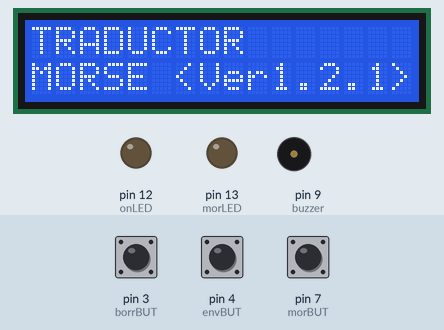
Simulated run of this sketch. Board: Arduino Uno, built with avr-gcc and run on an emulated ATmega328P. Shown: 16×2 character LCD, output pins drawn as LEDs (lit = HIGH), buzzer (waves = sounding). The inputs (shaded band) are chosen by the test bench; at power-on: pin 7 (morBUT) LOW, pin 4 (envBUT) LOW, pin 3 (borrBUT) LOW. What the sketch prints to the serial monitor is not drawn.

Above: at 0.3 s.
1.6 s: pin 7 (morBUT) pulled HIGH for 0.15 s
At 2.1 s:
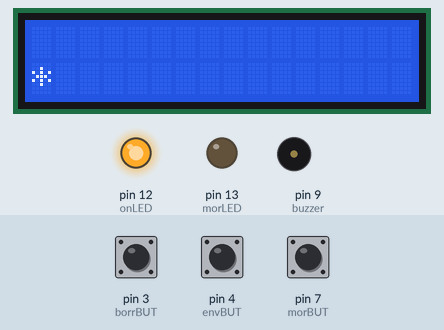
4.7 s: pin 4 (envBUT) pulled HIGH for 0.15 s
At 5.6 s:
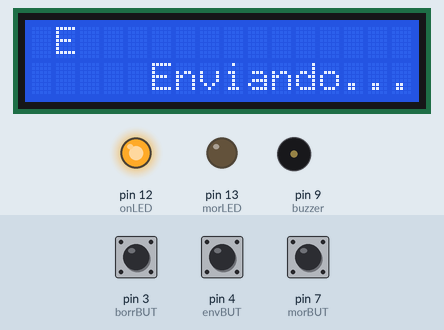
7.8 s: pin 7 (morBUT) pulled HIGH for 3.2 s
At 12.1 s:
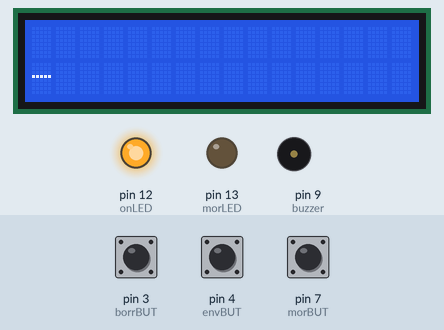
14.0 s: pin 4 (envBUT) pulled HIGH for 3.2 s
At 15.8 s:
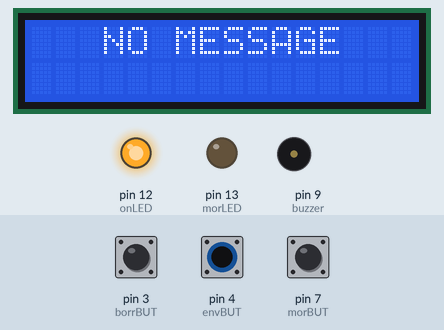
19.5 s: pin 3 (borrBUT) pulled HIGH for 3.2 s
At 19.8 s:
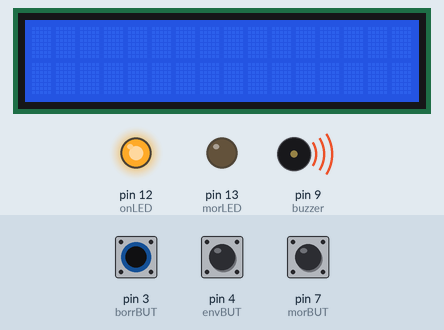
24.5 s: pin 7 (morBUT) pulsed HIGH 5 times (0.12 s each, 0.3 s apart)
At 26.6 s:
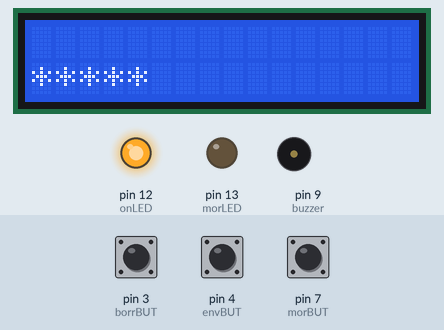
Timing chart, 0 to 28.1 s (numbered marks = the images above; inputs shaded):
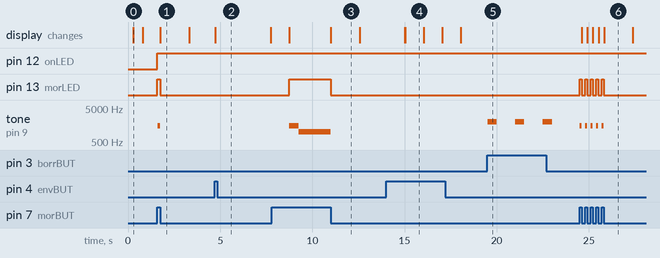

The sketch:

MorseCode_Mathy_20231023.ino
```cpp
#include <Wire.h>
#include <LiquidCrystal_I2C.h>

/*
    PARAMETROS DEL CODIGO MORSE
   PUNTO: T
   RAYA:  3T
   ESPACIO ENTRE CARACTERES: T
   ESPACIO ENTRE LETRAS:    3T
   ESPACIO ENTRE PALABRAS:  7T

*/

const int morBUT  = 7;       // Pin BOTON MORSE
const int borrBUT = 3;       // Pin BOTON BORRADO
const int envBUT  = 4;       // Pin BOTON ENVIO
const int morLED  = 13;      // Pin LED MORSE
const int onLED   = 12;       // Pin LED ON
const int buzzer  = 9;		   // Pin BUZZER


int morLEDState = HIGH;        // Estado del morLED
int buttonState = LOW;      // Estado actual del boton
int lastButtonState = LOW;  // Estado anterior del boton

int T = 500;            // Parametro de Tiempo, determina tiempo de punto, raya y espacios (1seg en este caso)
int pause_value = 250;  // Tiempo que se encarga de determinar si estás ingresando un Punto o una Linea (cambiar si es muy lento o muy rapido)
int envChar = 250;      // Tiempo que tarda en enviar el caracter traducido

long signal_length = 0;	// Duracion de la Señal
long pause = 0;         // Se encarga de cortar la palabra y empezar una nueva. Salto de Linea

String morse = "";      // String que guarda los Puntos y Lineas
String linea = "-";     // String de Linea
String punto = "*";     // String de Punto
String palabra = "";    // String que almacena las letras
int cursor = 0;         // Variable para el LCD, para el borrado y la Impresion de las letras

boolean check = false;        // Se encarga de comprobar si se dejó de escribir la Letra, para luego traducirla
boolean linecheck = false;    // Se encarga de comprobar si se debe realizar un salto de linea

LiquidCrystal_I2C lcd(0x20, 16, 2); // Incializacion LCD I2C

void setup()
{
  Serial.begin(9600);

  //Inicializo el LCD y el Backlight
  lcd.init();
  lcd.backlight();

  pinMode(morBUT,  INPUT);
  pinMode(borrBUT, INPUT);
  pinMode(envBUT,  INPUT);
  pinMode(morLED,  OUTPUT);
  pinMode(buzzer,  OUTPUT);
  pinMode(onLED,   OUTPUT);

  morse = "";
  palabra = " ";

  Serial.println("\nBienvenido a la Prueba de traductor de Codigo Morse");
  Serial.println("Usa el boton para enviar un punto o una linea, despues será traducido y se mostrará en el SerialMonitor");
  Serial.println("https://i.pinimg.com/originals/73/68/b6/7368b695bbb97dfb1d61d6e262b28d6f.jpg Tabla de Codigo Morse");

  lcd.setCursor(0,0);
  lcd.print("TRADUCTOR  ");
  lcd.setCursor(0,1);
  lcd.print("MORSE <Ver1.2.1>"); //Ver 1.2.1 20/10 //Ver1.2 17/10 //Ver1.1 10/10 //Ver1.0 3/10
  delay(500);
  lcd.clear();

  while(!digitalRead(morBUT));
}

void loop() {

  digitalWrite(onLED, HIGH);
  buttonState = digitalRead(morBUT);

  if (buttonState && lastButtonState)       // basic state machine depending on the state of the signal from the button
  {
    ++signal_length;
    if (signal_length<T)                    // Si la duracion de la señal es mayor al tiempo de pausa*2 significa que es un punto y no una linea
    {
    tone(buzzer, 1500) ;                    // Este Buzzer indica un tono de Alta Frecuencia, UN PUNTO
    }
    else
    {
      tone(buzzer, 1000) ;                  // Este Buzzer indica un tono de una frecuencia menor, UNA LINEA
    }
  }
  else if(!buttonState && lastButtonState)          //Detecta el estado del Boton, dependiendo la logitud de la señal (if anterior) entonces se agrega un Punto o una Linea
  {
     if (signal_length>50 && signal_length<T )
     {
       morse =  morse + punto;                        // Señal Corta, PUNTO(*)
     }
      else if (signal_length>T)                     // El valor (*) o (-) se guarda en "morse"
      {
        morse = morse +  linea;                      // Señal Larga, LINEA (-)
      }
    signal_length=0;                                // Acá reinicia el proceso de identificación, reiniciando la longitud de la señal a 0
    digitalWrite(morLED, LOW);
    noTone(buzzer);

    // Esta parte envia los Puntos y Lineas al serialMonitor y al LCD
    Serial.print(morse);
    Serial.print("/");
    lcd.setCursor(0,1);
    lcd.print(morse);
  }
  else if(buttonState && !lastButtonState)          // Esta parte se encarga de reiniciar valores, iniciando una nueva letra
  {
    pause=0;
    digitalWrite(morLED, HIGH);
    check = true;
    linecheck = true;
  }
  else if (!buttonState && !lastButtonState)
  {
    ++pause;
    if (( pause>3*T ) && (check))      // De acuerdo a los parametros, el tiempo entre letra y letra es 3*T, asi que se usará eso para determinar el final de una palabra
    {
      lcd.setCursor(cursor,0);
      traduccion(morse);               // Acá se envia lo que se tradujo en el SerialMonitor
      check = false;
      morse = "";                      // Acá se borra lo que hay en morse para empezar una nueva Palabra
      cursor = cursor + 1;             // Esta parte se encarga de borrar el Codigo morse mostrado en la parte de abajo del LCD
      Serial.print(cursor);
      lcd.setCursor(0,1);
      lcd.print("                ");
    }
  }
  if (digitalRead(borrBUT) == HIGH) {     // Acción del Boton de Borrado
    cursor = cursor - 1;
    lcd.setCursor(cursor, 0);
    lcd.print(" ");
    palabra =+ "";
    tone(buzzer, 2000);
    delay(500);
    noTone(buzzer);
    delay(1000);
    if (cursor < 0){
      cursor = 0;
    }
  }

  /*

   HACER LA SEMANA QUE VIENE (EN INTEGRACION DE ULTIMA)

   HACER ACA EL BOTON DE ENVIO. NO SEAS BOLUDO
   ACA EN O CUALQUIER LADO PERO HACERLO Y PROBAR EN FISICO (PROTOBOARD)
   TERMINA DE GUARDAR LA PALABRA EN EL STRING PARA ENVIARLA
   CHARLY YA TIENE UN INICIO DE COMO HACERLO
   PROBA EN SERIALMONITOR PRIMERO Y DESPUES EN LCD GORDO TETA
   NOS VEMOS UWU

  */

  if (digitalRead(envBUT) == HIGH){
    if (palabra == "" ){
      lcd.print("   NO MESSAGE");
      delay(1000);
      lcd.clear();
    }
    else{
        lcd.clear();
    lcd.setCursor(0,0);
    lcd.print(palabra);
    lcd.setCursor(0,1);
    lcd.print("     Enviando...");
    delay(3000);
    lcd.setCursor(0,1);
    lcd.print("        Enviado!");
    delay(1000);
    lcd.clear();
    palabra = "";
    }
  }

  lastButtonState=buttonState;
  delay(1);
}


// Parte del codigo que se encarga de traducir los Puntos y Lineas por Letras o Numeros
// TRADUCCIÓN

void traduccion(String traduct)
{
  if (traduct=="*-")
  {
    lcd.setCursor (cursor,0);
    Serial.print("A");
    lcd.print("A");
    palabra += "A";
  }
  else if (traduct=="-***"){
    Serial.print("B");
    lcd.print("B");
    palabra += "B";
  }
  else if (traduct=="-*-*")  {
    Serial.print("C");
    lcd.print("C");
    palabra += "C";
  }
  else if (traduct=="-**")  {
    Serial.print("D");
    lcd.print("D");
  }
  else if (traduct=="*")  {
    Serial.print("E");
    lcd.print("E");
    palabra += "E";
  }
  else if (traduct=="**-*")  {
    Serial.print("F");
    lcd.print("F");
  }
  else if (traduct=="--*")  {
    Serial.print("G");
    lcd.print("G");
  }
  else if (traduct=="****")  {
    Serial.print("H");
    lcd.print("H");
    palabra += "H";

  }
  else if (traduct=="**")  {
    Serial.print("I");
    lcd.print("I");
    palabra += "I";
  }
  else if (traduct=="*---")  {
    Serial.print("J");
    lcd.print("J");
  }
  else if (traduct=="-*-")  {
    Serial.print("K");
    lcd.print("K");
  }
  else if (traduct=="*-**")  {
    Serial.print("L");
    lcd.print("L");
  }
  else if (traduct=="--")  {
    Serial.print("M");
    lcd.print("M");
    palabra += "M";
  }
  else if (traduct=="-*")  {
    Serial.print("N");
    lcd.print("N");
    palabra += "N";
  }
  else if (traduct=="---")  {
    Serial.print("O");
    lcd.print("O");
    palabra += "O";
  }
  else if (traduct=="*--*")  {
    Serial.print("P");
    lcd.print("P");
  }
  else if (traduct=="--*-")  {
    Serial.print("Q");
    lcd.print("Q");
  }
  else if (traduct=="*-*")  {
    Serial.print("R");
    lcd.print("R");
  }
  else if (traduct=="***")  {
    Serial.print("S");
    lcd.print("S");
    palabra += "S";
  }
  else if (traduct=="-")  {
    Serial.print("T");
    lcd.print("T");
  }
  else if (traduct=="**-")  {
    Serial.print("U");
    lcd.print("U");
  }
  else if (traduct=="***-")  {
    Serial.print("V");
    lcd.print("V");
  }
  else if (traduct=="*--")  {
    Serial.print("W");
    lcd.print("W");
  }
  else if (traduct=="-**-")  {
    Serial.print("X");
    lcd.print("X");
  }
  else if (traduct=="-*--")  {
    Serial.print("Y");
    lcd.print("Y");
  }
  else if (traduct=="--**")  {
    Serial.print("Z");
    lcd.print("Z");
  }


  else if (traduct=="*----")  {
    Serial.print("1");
    lcd.print("1");
  }
  else if (traduct=="**---")  {
    Serial.print("2");
    lcd.print("2");
  }
  else if (traduct=="***--")  {
    Serial.print("3");
    lcd.print("3");
  }
  else if (traduct=="****-")  {
    Serial.print("4");
    lcd.print("4");
  }
  else if (traduct=="*****")  {
    Serial.print("5");
    lcd.print("5");
  }
  else if (traduct=="-****")  {
    Serial.print("6");
    lcd.print("6");
  }
  else if (traduct=="--***")  {
    Serial.print("7");
    lcd.print("7");
  }
  else if (traduct=="---**")  {
    Serial.print("8");
    lcd.print("8");
  }
  else if (traduct=="----*")  {
    Serial.print("9");
    lcd.print("9");
  }
  else if (traduct=="-----")  {
    Serial.print("0");
    lcd.print("0");
  }


  else if (traduct=="*-*-*-")  {
    Serial.print(".");
    lcd.print(".");
  }
  else if (traduct=="-**-*")  {
    Serial.print("/");
    lcd.print("/");
  }
  else if (traduct=="-****-")  {
    Serial.print("-");
    lcd.print("-");
  }
  else if (traduct=="*-*-*")  {
    Serial.print("+");
    lcd.print("+");
  }
  else if (traduct=="-***-")  {
    Serial.print("=");
    lcd.print("=");
  }
  else if (traduct=="**---**")  {
    Serial.print("?");
    lcd.print("?");
  }

  Serial.print(" ");
  traduct="";
}
```

Measured:
- after the input at 1.6 s, pin 12 (onLED): LOW → HIGH at once; pin 13 (morLED): LOW → HIGH at once, → LOW 0.15 s later; tone on pin 9 (buzzer): silent → 1500 Hz at once, → silent 0.15 s later; the display: changes after 0.15 s (image 1)
- after the input at 4.7 s, the display: changes at once (image 2)
- after the input at 7.8 s, pin 13 (morLED): LOW → HIGH after 0.94 s, → LOW 2.3 s later; tone on pin 9 (buzzer): silent → 1500 Hz after 0.94 s, → 1000 Hz 0.52 s later, → silent 1.7 s later; the display: first differs from a run without the input after 3.2 s (image 3)
- after the input at 14.0 s, the display: first changes after 1.0 s (image 4 shows a later state)
- after the input at 19.5 s, tone on pin 9 (buzzer): alternates 2000 Hz for 0.50 s and silent for 1.0 s, starting at once
- after the input at 24.5 s, pin 13 (morLED): alternates HIGH for 0.12 s and LOW for 0.18 s, 10 changes in all, then stays LOW, starting at once; tone on pin 9 (buzzer): alternates 1500 Hz for 0.12 s and silent for 0.18 s, 10 changes in all, then stays silent, starting at once; the display: first changes after 0.12 s (image 6 shows a later state)
- what the display in image 0 shows lasts 0.5 s, from 0.3 s to 0.8 s
